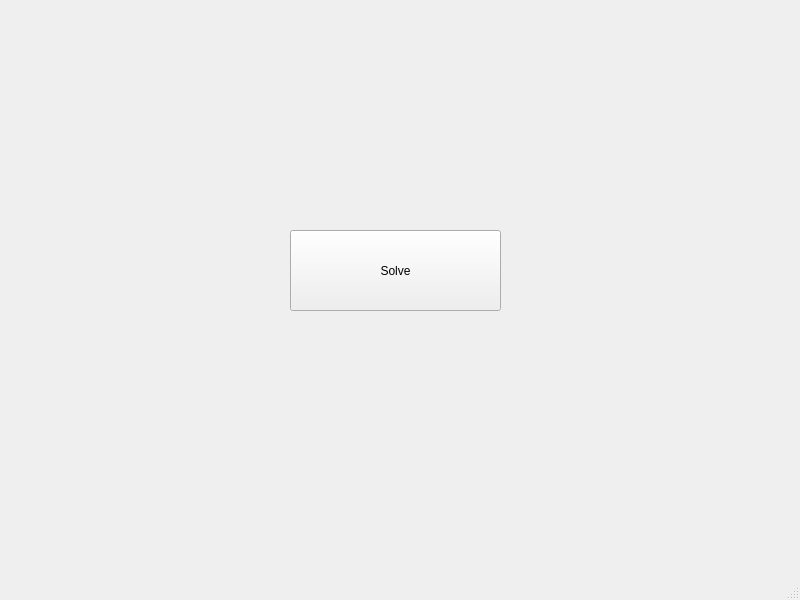
<?xml version="1.0" encoding="UTF-8"?>
<ui version="4.0">
 <class>MainWindow</class>
 <widget class="QMainWindow" name="MainWindow">
  <property name="geometry">
   <rect>
    <x>0</x>
    <y>0</y>
    <width>800</width>
    <height>600</height>
   </rect>
  </property>
  <property name="windowTitle">
   <string>MainWindow</string>
  </property>
  <widget class="QWidget" name="centralwidget">
   <widget class="QPushButton" name="pushButton">
    <property name="geometry">
     <rect>
      <x>290</x>
      <y>230</y>
      <width>211</width>
      <height>81</height>
     </rect>
    </property>
    <property name="text">
     <string>Solve</string>
    </property>
   </widget>
  </widget>
  <widget class="QMenuBar" name="menubar">
   <property name="geometry">
    <rect>
     <x>0</x>
     <y>0</y>
     <width>800</width>
     <height>22</height>
    </rect>
   </property>
  </widget>
  <widget class="QStatusBar" name="statusbar"/>
 </widget>
 <resources/>
 <connections/>
</ui>
